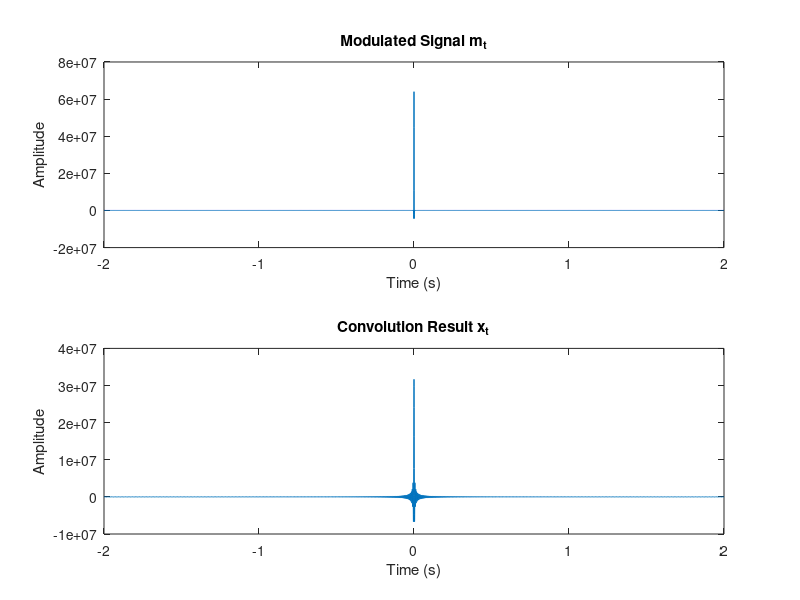
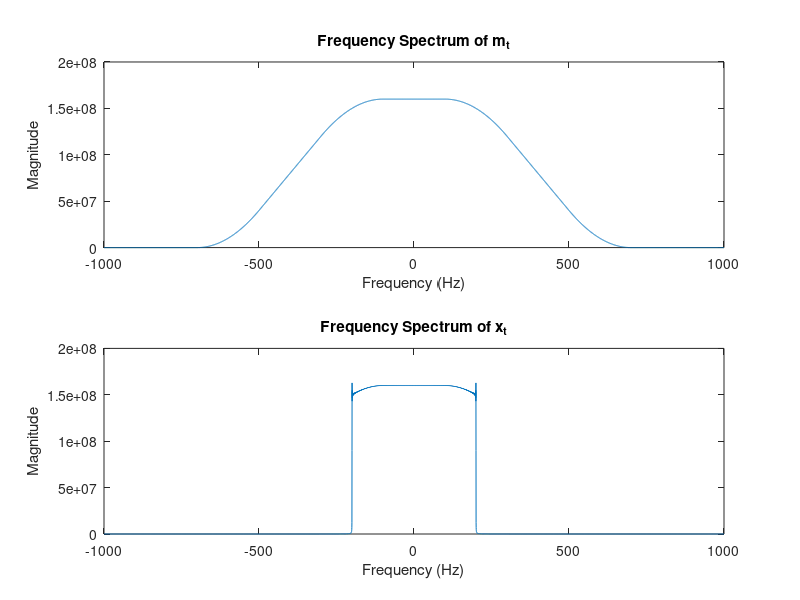

The MATLAB script that drew these images, in order:
% Clear all variables
clear all

% Signal parameters
B1 = 100;
B2 = 200;
B3 = 400;

% Sampling parameters
fs = 5 * max([B1, B2, B3]);
ts = 1/fs;
t = -2:ts:2;

% Generate three sinc signals with different bandwidths
m1_t = 200 * sinc(200 * t);
m2_t = 400 * sinc(400 * t);
m3_t = 800 * sinc(800 * t);

% Create the modulated signal by multiplying the sinc signals
m_t = m1_t .* m2_t .* m3_t;

% Generate a Gaussian pulse g(t)
g_t = 400 * sinc(400 * t);   % so that its limited to 200 Hz 

% Convolve the modulated signal with the Gaussian pulse
x_t = conv(m_t, g_t, 'same') * ts; % Convolution and scaling

% Compute the Fourier transforms of the signals
M_f = fft(m_t);
X_f = fft(x_t);
freq_axis_m = linspace(-fs/2, fs/2, length(M_f));
freq_axis_x = linspace(-fs/2, fs/2, length(X_f));

% Plot the modulated signal and the convolution result
figure(1)
subplot(2,1,1)
plot(t, m_t)
title('Modulated Signal m_t')
xlabel('Time (s)')
ylabel('Amplitude')
subplot(2,1,2)
plot(t, x_t)
title('Convolution Result x_t')
xlabel('Time (s)')
ylabel('Amplitude')

% Plot the frequency spectrum of the signals
figure(2)
subplot(2,1,1)
plot(freq_axis_m, fftshift(abs(M_f)))
title('Frequency Spectrum of m_t')
xlabel('Frequency (Hz)')
ylabel('Magnitude')
subplot(2,1,2)
plot(freq_axis_x, fftshift(abs(X_f)))
title('Frequency Spectrum of x_t')
xlabel('Frequency (Hz)')
ylabel('Magnitude')
